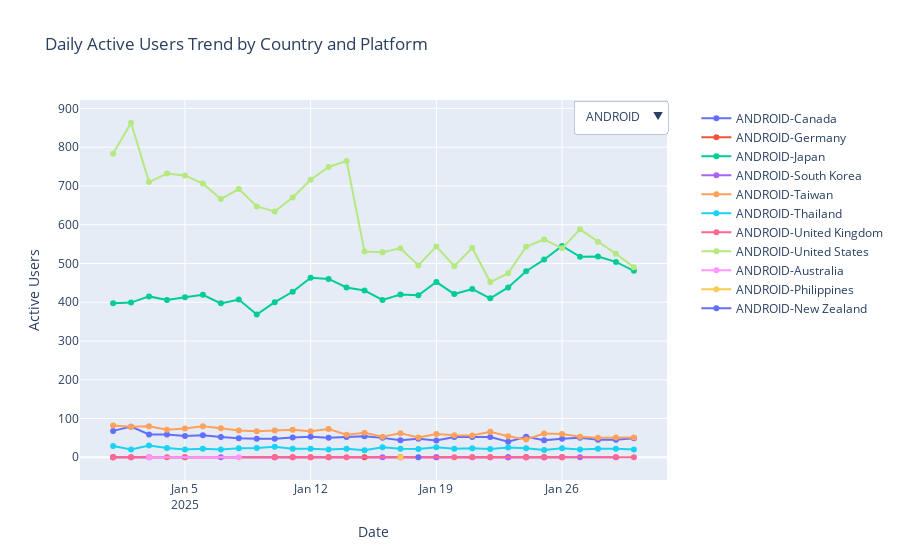
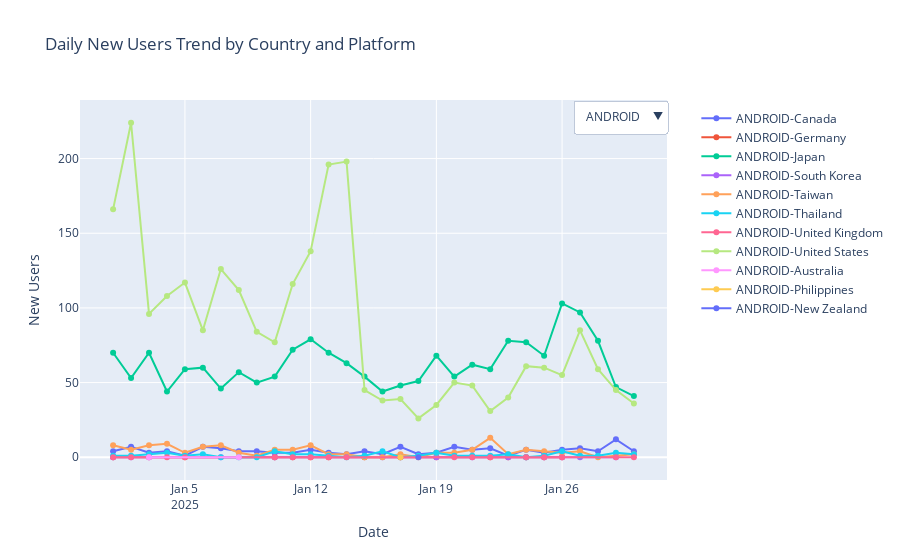
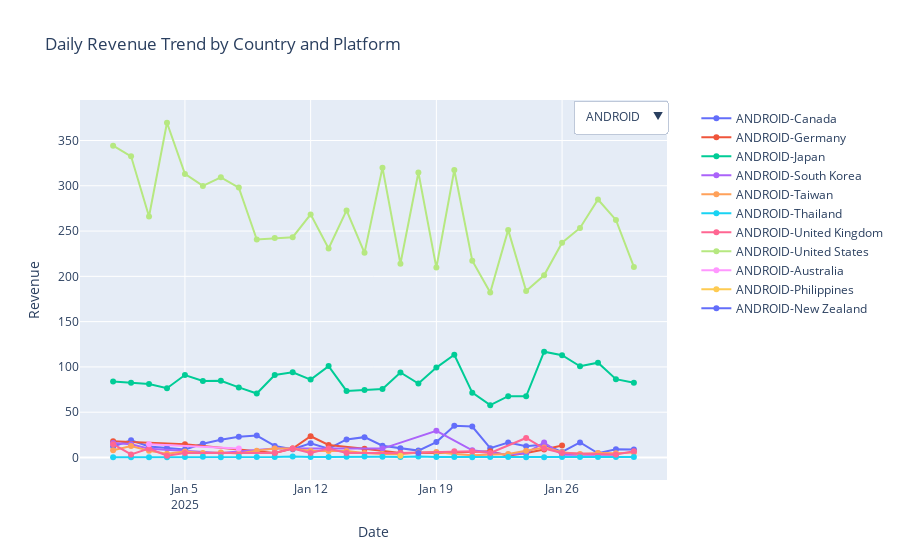
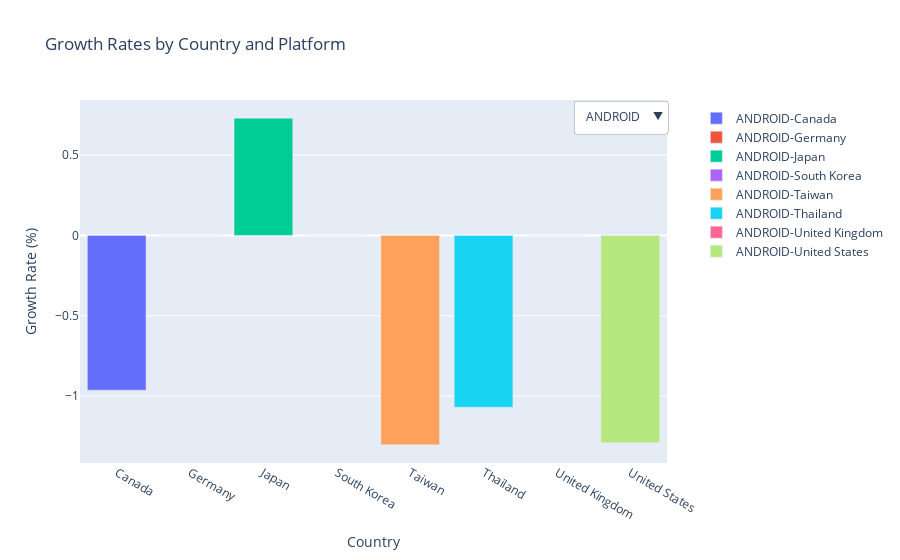

The cell these charts' notebook holds for them, in order:
### Code cell
import plotly.express as px
import plotly.graph_objects as go
from plotly.subplots import make_subplots

# Get unique platforms
platforms = df_daily['platform'].unique()

# 1. Daily Active Users (DAU) Trend with Platform Dropdown
fig_dau = go.Figure()

# Add traces for each platform-country combination
for platform in platforms:
    platform_data = df_daily[df_daily['platform'] == platform]
    for country in platform_data['country'].unique():
        country_data = platform_data[platform_data['country'] == country]
        fig_dau.add_trace(go.Scatter(
            x=country_data['event_date'],
            y=country_data['active_users'],
            name=f'{platform}-{country}',
            mode='lines+markers',
            visible=True if platform == platforms[0] else False
        ))

# Create dropdown buttons
buttons = []
for platform in platforms:
    visibility = [True if trace.name.startswith(platform) else False for trace in fig_dau.data]
    buttons.append(dict(
        args=[{"visible": visibility}],
        label=platform,
        method="update"
    ))

fig_dau.update_layout(
    updatemenus=[dict(
        buttons=buttons,
        direction="down",
        showactive=True,
        x=1.0,
        y=1.0,
        xanchor="right",
        yanchor="top"
    )],
    title='Daily Active Users Trend by Country and Platform',
    xaxis_title="Date",
    yaxis_title="Active Users",
    showlegend=True,
    legend=dict(
        yanchor="top",
        y=0.99,
        xanchor="left",
        x=1.05
    )
)
fig_dau.show()

# 2. New Users Trend with Platform Dropdown
fig_dau = go.Figure()

# Add traces for each platform-country combination
for platform in platforms:
    platform_data = df_daily[df_daily['platform'] == platform]
    for country in platform_data['country'].unique():
        country_data = platform_data[platform_data['country'] == country]
        fig_dau.add_trace(go.Scatter(
            x=country_data['event_date'],
            y=country_data['new_users'],
            name=f'{platform}-{country}',
            mode='lines+markers',
            visible=True if platform == platforms[0] else False
        ))

# Create dropdown buttons
buttons = []
for platform in platforms:
    visibility = [True if trace.name.startswith(platform) else False for trace in fig_dau.data]
    buttons.append(dict(
        args=[{"visible": visibility}],
        label=platform,
        method="update"
    ))

fig_dau.update_layout(
    updatemenus=[dict(
        buttons=buttons,
        direction="down",
        showactive=True,
        x=1.0,
        y=1.0,
        xanchor="right",
        yanchor="top"
    )],
    title='Daily New Users Trend by Country and Platform',
    xaxis_title="Date",
    yaxis_title="New Users",
    showlegend=True,
    legend=dict(
        yanchor="top",
        y=0.99,
        xanchor="left",
        x=1.05
    )
)
fig_dau.show()

# 3. Revenue Trend with Platform Dropdown
fig_revenue = go.Figure()

# Add traces for each platform-country combination
for platform in platforms:
    platform_data = df_daily[df_daily['platform'] == platform]
    for country in platform_data['country'].unique():
        country_data = platform_data[platform_data['country'] == country]
        fig_revenue.add_trace(go.Scatter(
            x=country_data['event_date'],
            y=country_data['total_revenue'],
            name=f'{platform}-{country}',
            mode='lines+markers',
            visible=True if platform == platforms[0] else False
        ))

# Create dropdown buttons
buttons = []
for platform in platforms:
    visibility = [True if trace.name.startswith(platform) else False for trace in fig_revenue.data]
    buttons.append(dict(
        args=[{"visible": visibility}],
        label=platform,
        method="update"
    ))

fig_revenue.update_layout(
    updatemenus=[dict(
        buttons=buttons,
        direction="down",
        showactive=True,
        x=1.0,
        y=1.0,
        xanchor="right",
        yanchor="top"
    )],
    title='Daily Revenue Trend by Country and Platform',
    xaxis_title="Date",
    yaxis_title="Revenue",
    showlegend=True,
    legend=dict(
        yanchor="top",
        y=0.99,
        xanchor="left",
        x=1.05
    )
)
fig_revenue.show()

# 4. Growth Rates Visualization with Platform Dropdown
fig_growth = go.Figure()

# Add traces for each platform-country combination
for platform in platforms:
    platform_data = growth_df[growth_df['platform'] == platform]
    for country in platform_data['country'].unique():
        country_data = platform_data[platform_data['country'] == country]
        fig_growth.add_trace(go.Bar(
            x=[country_data['country'].iloc[0]],
            y=[country_data['active_users_growth_rate'].iloc[0]],
            name=f'{platform}-{country}',
            visible=True if platform == platforms[0] else False
        ))

# Create dropdown buttons
buttons = []
for platform in platforms:
    visibility = [True if trace.name.startswith(platform) else False for trace in fig_growth.data]
    buttons.append(dict(
        args=[{"visible": visibility}],
        label=platform,
        method="update"
    ))

fig_growth.update_layout(
    updatemenus=[dict(
        buttons=buttons,
        direction="down",
        showactive=True,
        x=1.0,
        y=1.0,
        xanchor="right",
        yanchor="top"
    )],
    title='Growth Rates by Country and Platform',
    xaxis_title="Country",
    yaxis_title="Growth Rate (%)",
    showlegend=True,
    legend=dict(
        yanchor="top",
        y=0.99,
        xanchor="left",
        x=1.05
    )
)
fig_growth.show()

# 5. Combined Metrics Dashboard with Platform Dropdown
fig_dashboard = make_subplots(
    rows=2, cols=2,
    subplot_titles=('Active Users Trend', 'Revenue Trend', 
                   'User Growth Rate', 'Revenue Growth Rate')
)

# Add traces for each subplot
for platform in platforms:
    platform_data = df_daily[df_daily['platform'] == platform]
    for country in platform_data['country'].unique():
        country_data = platform_data[platform_data['country'] == country]
        fig_dashboard.add_trace(
            go.Scatter(x=country_data['event_date'], y=country_data['active_users'],
                      name=f'{platform}-{country}', mode='lines+markers',
                      visible=True if platform == platforms[0] else False),
            row=1, col=1
        )
        fig_dashboard.add_trace(
            go.Scatter(x=country_data['event_date'], y=country_data['total_revenue'],
                      name=f'{platform}-{country}', mode='lines+markers',
                      visible=True if platform == platforms[0] else False,
                      showlegend=False),
            row=1, col=2
        )

for platform in platforms:
    platform_data = growth_df[growth_df['platform'] == platform]
    for country in platform_data['country'].unique():
        country_data = platform_data[platform_data['country'] == country]
        fig_dashboard.add_trace(
            go.Bar(x=[country_data['country'].iloc[0]], 
                  y=[country_data['active_users_growth_rate'].iloc[0]],
                  name=f'{platform}-{country}',
                  visible=True if platform == platforms[0] else False,
                  showlegend=False),
            row=2, col=1
        )
        fig_dashboard.add_trace(
            go.Bar(x=[country_data['country'].iloc[0]], 
                  y=[country_data['total_revenue_growth_rate'].iloc[0]],
                  name=f'{platform}-{country}',
                  visible=True if platform == platforms[0] else False,
                  showlegend=False),
            row=2, col=2
        )

# Create visibility lists for each platform
visibility_lists = {}
for platform in platforms:
    visibility_lists[platform] = [
        True if trace.name.startswith(platform) else False 
        for trace in fig_dashboard.data
    ]

# Create dropdown buttons
buttons = []
for platform in platforms:
    buttons.append(dict(
        args=[{"visible": visibility_lists[platform]}],
        label=platform,
        method="update"
    ))

fig_dashboard.update_layout(
    height=800,
    showlegend=True,
    legend=dict(
        yanchor="top",
        y=0.99,
        xanchor="left",
        x=1.05
    ),
    updatemenus=[dict(
        buttons=buttons,
        direction="down",
        showactive=True,
        x=1.0,
        y=1.0,
        xanchor="right",
        yanchor="top"
    )]
)
fig_dashboard.show()
